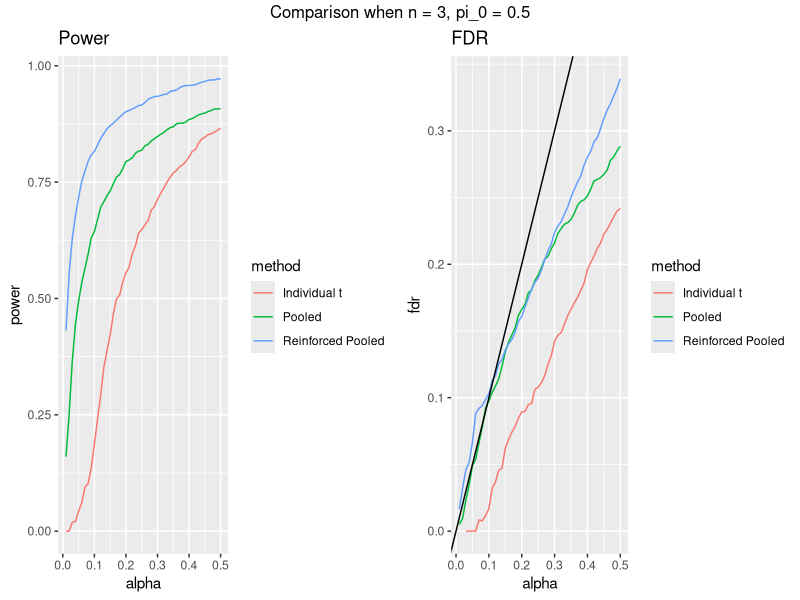
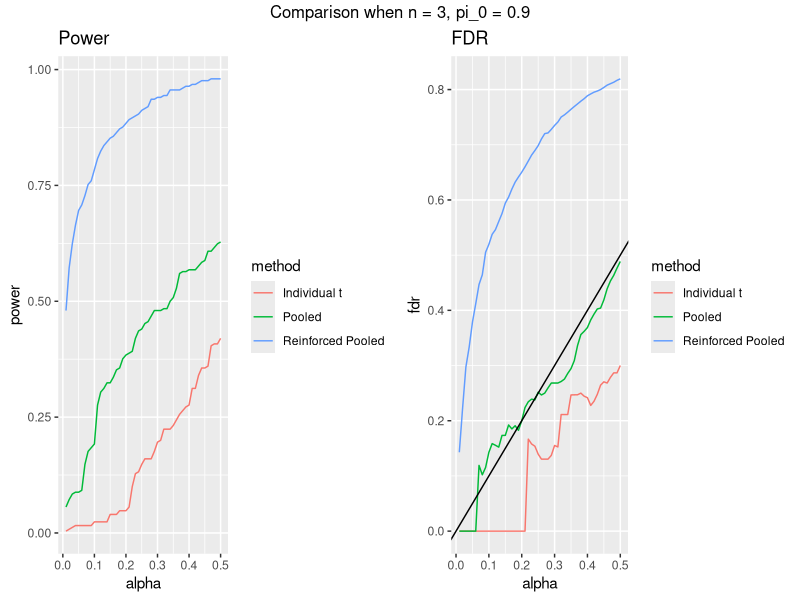
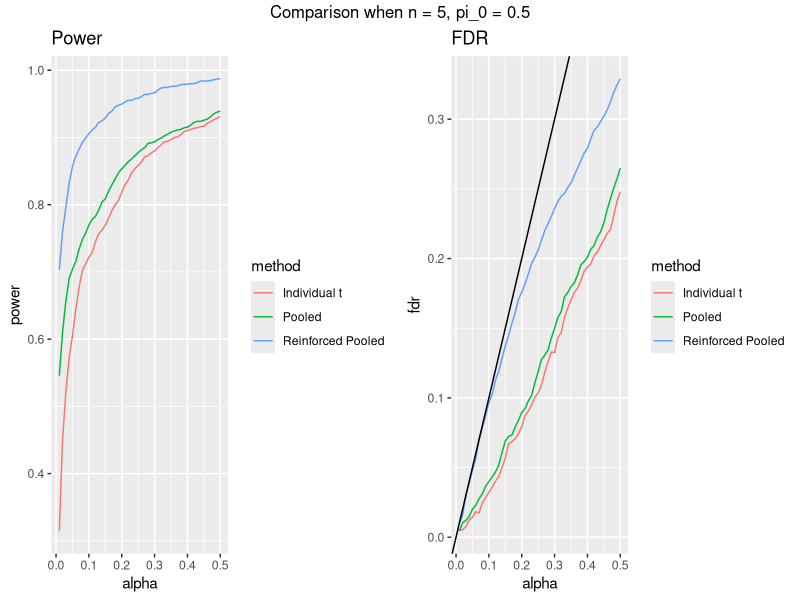
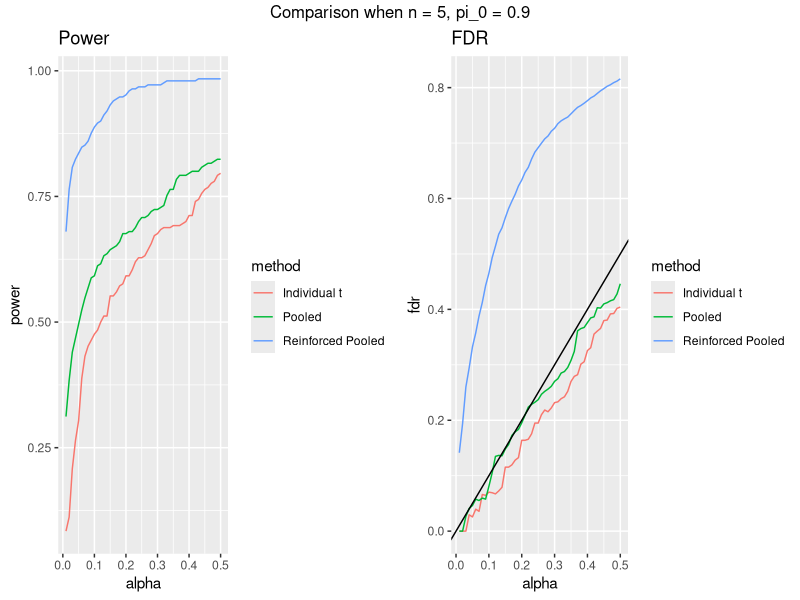
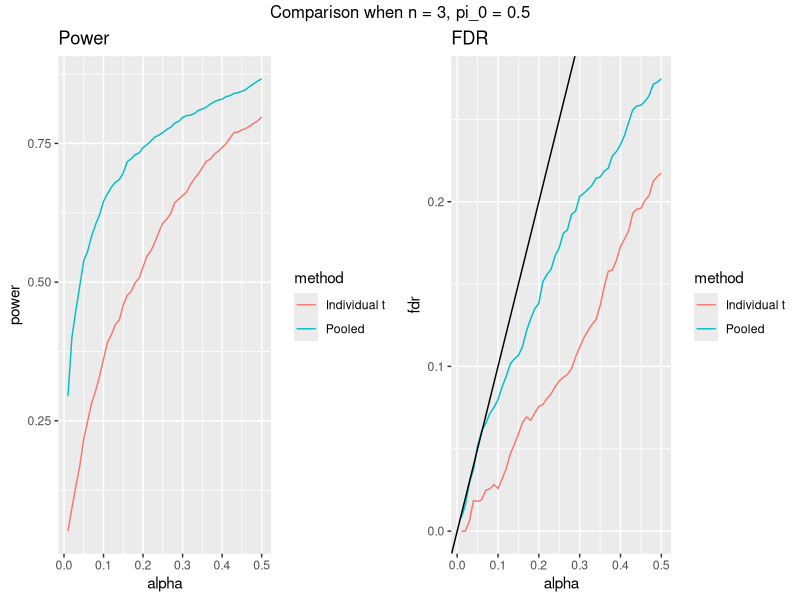
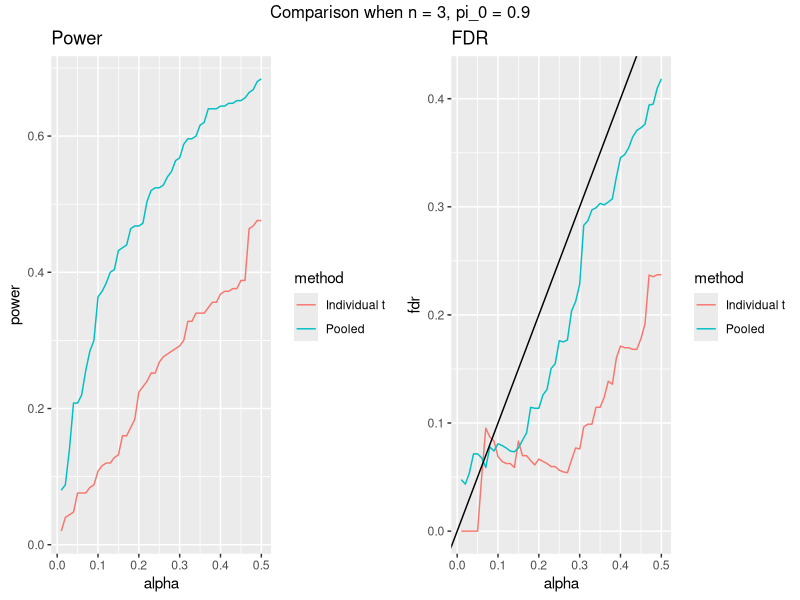
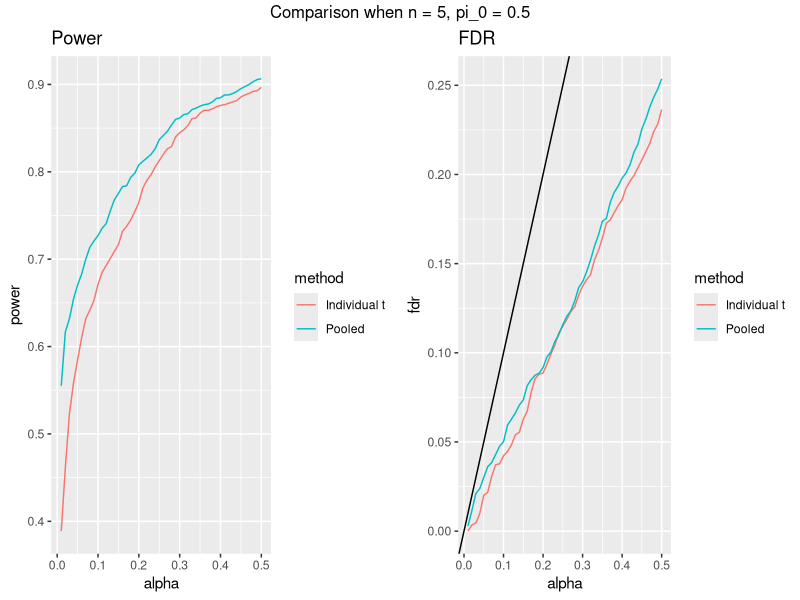

Write the R code that produced these figures, in order. (Note: a time limit stopped this script after it produced the figures.)
## ---- chunk 1
knitr::opts_chunk$set(echo = TRUE)
library(ggplot2)
library(gridExtra)
## ---- chunk 2
# Total number of tests
m <- 2500
# number of samples in each group
n_vec <- c(3, 5)
# Proportion of null
pi_0_vec <- c(0.5, 0.9)

for (n in n_vec) {
  for (pi_0 in pi_0_vec) {
    #----------Simulation setup----------#
    # Index of true null
    true_null_idx <- 1:(m*pi_0)
    non_null_idx <- (1:m)[-true_null_idx]
    
    # Mean of each test in control group and treatment group
    mu_control <- numeric(m)
    mu_treat <- numeric(m)
    
    mu_treat[true_null_idx] <- mu_control[true_null_idx]
    mu_treat[non_null_idx] <- runif(length(non_null_idx), 1, 4)
    
    # Standard deviation of each test in both groups
    sigma_control <- rep(1, m)
    sigma_treat <- sigma_control
    sigma_treat[non_null_idx] <- rexp(length(non_null_idx), rate = 1)
    
    # Generate data
    control <- replicate(n, rnorm(m, mu_control, sigma_control))
    treat <- replicate(n, rnorm(m, mu_treat, sigma_treat))
    
    dat <- cbind(control, treat)
    
    #----------Conduct multiple testing----------#
    perms <- combn(2*n, n)
    perms <- perms[, 1:(ncol(perms)/2)]
    stat <- matrix(0, nrow = m, ncol = ncol(perms))
    
    for (i in 1:ncol(perms)) {
      perm <- perms[, i]
      control <- dat[, perm]
      treat <- dat[, -perm]
      
      stat[, i] <- unlist(lapply(1:nrow(treat),
                                 FUN = function(x, treat, control)
                                   t.test(treat[x, ], control[x, ])$statistic,
                                 treat = treat,
                                 control = control))
    }
    
    alpha <- seq(0.01, 0.5, by = 0.01)
    #------------------Individual t-test------------------#
    p_val_t <- apply(dat, 
                     1, 
                     FUN = function(x)
                       t.test(x[1:n], x[n + (1:n)])$p.value)
    q_val_t <- p.adjust(p_val_t, method = "BH")
    power_t <- unlist(lapply(alpha, 
                            FUN = function(x, q_val, non_null_idx)
                              sum(which(q_val <= x) %in% non_null_idx)/length(non_null_idx),
                            q_val = q_val_t,
                            non_null_idx = non_null_idx))
    fdr_t <- unlist(lapply(alpha, 
                            FUN = function(x, q_val, non_null_idx)
                              sum(!(which(q_val <= x) %in% non_null_idx))/sum(q_val <= x),
                            q_val = q_val_t,
                            non_null_idx = non_null_idx))
    
    #------------------Pooled permutation test------------------#
    ref_cdf <- ecdf(abs(as.vector(stat[, 2:ncol(stat)])))
    p_val_pool <- 1 - ref_cdf(abs(stat[, 1]))
    q_val_pool <- p.adjust(p_val_pool, method = "BH")
    # pi_0_hat <- sum(p_val_pool > 0.5)/m/(0.5)
    # q_val_pool_storey <- unlist(lapply(p_val_pool,
    #                                    FUN = function(x, pi_0, p_val)
    #                                      m*pi_0*x/max(sum(p_val <= x), 1),
    #                                    pi_0 = pi_0_hat,
    #                                    p_val = p_val_pool))
    
    power_pool <- unlist(lapply(alpha, 
                        FUN = function(x, q_val, non_null_idx)
                          sum(which(q_val <= x) %in% non_null_idx)/length(non_null_idx),
                        q_val = q_val_pool,
                        non_null_idx = non_null_idx))
    fdr_pool <- unlist(lapply(alpha, 
                          FUN = function(x, q_val, non_null_idx)
                            sum(!(which(q_val <= x) %in% non_null_idx))/sum(q_val <= x),
                          q_val = q_val_pool,
                          non_null_idx = non_null_idx))
    
    detected_idx <- which(q_val_pool < 1- pi_0)
    reinf_ref_cdf <- ecdf(as.vector(stat[-detected_idx, 2:ncol(stat)]))
    p_val_pool_reinf <- 1 - reinf_ref_cdf(stat[, 1])
    #q_val_pool_reinf <- p.adjust(p_val_pool_reinf, method = "BH")
    
    power_pool_reinf <- unlist(lapply(alpha, 
                        FUN = function(x, q_val, non_null_idx)
                          sum(which(q_val <= x) %in% non_null_idx)/length(non_null_idx),
                        q_val = p_val_pool_reinf,
                        non_null_idx = non_null_idx))
    
    fdr_pool_reinf <- unlist(lapply(alpha, 
                          FUN = function(x, q_val, non_null_idx)
                            sum(!(which(q_val <= x) %in% non_null_idx))/sum(q_val <= x),
                          q_val = p_val_pool_reinf,
                          non_null_idx = non_null_idx))
    
    # power_pool_storey <- unlist(lapply(alpha, 
    #                               FUN = function(x, q_val, non_null_idx)
    #                                 sum(which(q_val <= x) %in% non_null_idx)/length(non_null_idx),
    #                               q_val = q_val_pool_storey,
    #                               non_null_idx = non_null_idx))
    # fdr_pool_storey <- unlist(lapply(alpha, 
    #                             FUN = function(x, q_val, non_null_idx)
    #                               sum(!(which(q_val <= x) %in% non_null_idx))/sum(q_val <= x),
    #                             q_val = q_val_pool_storey,
    #                             non_null_idx = non_null_idx))
    
    #----------Plot----------#
    dat_plot <- cbind.data.frame(c(power_pool, power_pool_reinf, power_t),
                                 c(fdr_pool, fdr_pool_reinf, fdr_t),
                                 c(alpha, alpha, alpha),
                                 c(rep("Pooled", length(alpha)), rep("Reinforced Pooled", length(alpha)), rep("Individual t", length(alpha))))
    colnames(dat_plot) <- c("power", "fdr", "alpha", "method")
    power_plot <- ggplot(data = dat_plot) + geom_line(aes(x = alpha, y = power, color = method)) + ggtitle("Power")
    fdr_plot <- ggplot(data = dat_plot) + geom_line(aes(x = alpha, y = fdr, color = method)) + geom_abline(slope = 1, intercept = 0) + ggtitle("FDR")
    grid.arrange(power_plot, fdr_plot, nrow = 1, top = paste0("Comparison when n = ", n, ", pi_0 = ", pi_0))
    print(paste0("The step for n = ", n, ", pi_0 = ", pi_0, " has completed!"))
  }
}


## ---- chunk 3
# Total number of tests
m <- 2500
# number of samples in each group
n_vec <- c(3, 5)
# Proportion of null
pi_0_vec <- c(0.5, 0.9)

for (n in n_vec) {
  for (pi_0 in pi_0_vec) {
    #----------Simulation setup----------#
    # Index of true null
    true_null_idx <- 1:(m*pi_0)
    non_null_idx <- (1:m)[-true_null_idx]
    
    # Mean of each test in control group and treatment group
    mu_control <- numeric(m)
    mu_treat <- numeric(m)
    
    mu_control <- rnorm(m, 0, 5)
    mu_treat[true_null_idx] <- mu_control[true_null_idx]
    mu_treat[non_null_idx] <- (abs(mu_control[non_null_idx]) + runif(length(non_null_idx), 1, 4))*sign(mu_control[non_null_idx])
    
    # Standard deviation of each test in both groups
    sigma_control <- rexp(m, rate = 1)
    sigma_treat <- sigma_control
    sigma_treat[non_null_idx] <- rexp(length(non_null_idx), rate = 1)
    
    # Generate data
    control <- replicate(n, rnorm(m, mu_control, sigma_control))
    treat <- replicate(n, rnorm(m, mu_treat, sigma_treat))
    
    dat <- cbind(control, treat)
    
    #----------Conduct multiple testing----------#
    perms <- combn(2*n, n)
    perms <- perms[, 1:(ncol(perms)/2)]
    stat <- matrix(0, nrow = nrow(dat), ncol = ncol(perms))
    
    for (i in 1:ncol(perms)) {
      perm <- perms[, i]
      control <- dat[, perm]
      treat <- dat[, -perm]
      
      stat[, i] <- abs(unlist(lapply(1:nrow(treat),
                                 FUN = function(x, treat, control)
                                   t.test(treat[x, ], control[x, ])$statistic,
                                 treat = treat,
                                 control = control)))
    }
    
    alpha <- seq(0.01, 0.5, by = 0.01)
    #------------------Individual t-test------------------#
    p_val_t <- apply(dat, 
                     1, 
                     FUN = function(x)
                       t.test(x[1:n], x[n + (1:n)])$p.value)
    q_val_t <- p.adjust(p_val_t, method = "BH")
    power_t <- unlist(lapply(alpha, 
                            FUN = function(x, q_val, non_null_idx)
                              sum(which(q_val <= x) %in% non_null_idx)/length(non_null_idx),
                            q_val = q_val_t,
                            non_null_idx = non_null_idx))
    fdr_t <- unlist(lapply(alpha, 
                            FUN = function(x, q_val, non_null_idx)
                              sum(!(which(q_val <= x) %in% non_null_idx))/sum(q_val <= x),
                            q_val = q_val_t,
                            non_null_idx = non_null_idx))
    
    #------------------Pooled permutation test------------------#
    ref_cdf <- ecdf(as.vector(stat[, 2:ncol(stat)]))
    p_val_pool <- 1 - ref_cdf(stat[, 1])
    q_val_pool <- p.adjust(p_val_pool, method = "BH")
    # pi_0_hat <- sum(p_val_pool > 0.5)/m/(0.5)
    # q_val_pool_storey <- unlist(lapply(p_val_pool,
    #                                    FUN = function(x, pi_0, p_val)
    #                                      m*pi_0*x/max(sum(p_val <= x), 1),
    #                                    pi_0 = pi_0_hat,
    #                                    p_val = p_val_pool))
    
    power_pool <- unlist(lapply(alpha, 
                        FUN = function(x, q_val, non_null_idx)
                          sum(which(q_val <= x) %in% non_null_idx)/length(non_null_idx),
                        q_val = q_val_pool,
                        non_null_idx = non_null_idx))
    fdr_pool <- unlist(lapply(alpha, 
                          FUN = function(x, q_val, non_null_idx)
                            sum(!(which(q_val <= x) %in% non_null_idx))/sum(q_val <= x),
                          q_val = q_val_pool,
                          non_null_idx = non_null_idx))
    
    # power_pool_storey <- unlist(lapply(alpha, 
    #                               FUN = function(x, q_val, non_null_idx)
    #                                 sum(which(q_val <= x) %in% non_null_idx)/length(non_null_idx),
    #                               q_val = q_val_pool_storey,
    #                               non_null_idx = non_null_idx))
    # fdr_pool_storey <- unlist(lapply(alpha, 
    #                             FUN = function(x, q_val, non_null_idx)
    #                               sum(!(which(q_val <= x) %in% non_null_idx))/sum(q_val <= x),
    #                             q_val = q_val_pool_storey,
    #                             non_null_idx = non_null_idx))
    
    #----------Plot----------#
    dat_plot <- cbind.data.frame(c(power_pool, power_t),
                                 c(fdr_pool, fdr_t),
                                 c(alpha, alpha),
                                 c(rep("Pooled", length(alpha)), rep("Individual t", length(alpha))))
    colnames(dat_plot) <- c("power", "fdr", "alpha", "method")
    power_plot <- ggplot(data = dat_plot) + geom_line(aes(x = alpha, y = power, color = method)) + ggtitle("Power")
    fdr_plot <- ggplot(data = dat_plot) + geom_line(aes(x = alpha, y = fdr, color = method)) + geom_abline(slope = 1, intercept = 0) + ggtitle("FDR")
    grid.arrange(power_plot, fdr_plot, nrow = 1, top = paste0("Comparison when n = ", n, ", pi_0 = ", pi_0))
    print(paste0("The step for n = ", n, ", pi_0 = ", pi_0, " has completed!"))
  }
}


## ---- chunk 4
# Total number of tests
m <- 2500
# number of samples in each group
n_vec <- c(3, 5)
# Proportion of null
pi_0_vec <- c(0.5, 0.9)

for (n in n_vec) {
  for (pi_0 in pi_0_vec) {
    #----------Simulation setup----------#
    # Index of true null
    true_null_idx <- 1:(m*pi_0)
    non_null_idx <- (1:m)[-true_null_idx]
    
    # Mean of each test in control group and treatment group
    loc_control <- numeric(m)
    loc_treat <- numeric(m)
    
    loc_treat[true_null_idx] <- loc_control[true_null_idx]
    loc_treat[non_null_idx] <- runif(length(non_null_idx), -4, 4)
    
    # Standard deviation of each test in both groups
    #scale_control <- rep(1, m)
    scale_control <- rexp(m, rate = 1)
    scale_treat <- scale_control
    scale_treat[non_null_idx] <- rexp(length(non_null_idx), rate = 1)
    
    # Generate data
    control <- replicate(n, rcauchy(m, loc_control, scale_control))
    treat <- replicate(n, rnorm(m, loc_treat, scale_treat))
    
    dat <- cbind(control, treat)
    
    #----------Conduct multiple testing----------#
    perms <- combn(2*n, n)
    perms <- perms[, 1:(ncol(perms)/2)]
    stat <- matrix(0, nrow = m, ncol = ncol(perms))
    
    for (i in 1:ncol(perms)) {
      perm <- perms[, i]
      control <- dat[, perm]
      treat <- dat[, -perm]
      
      stat[, i] <- abs(unlist(lapply(1:nrow(treat),
                                 FUN = function(x, treat, control)
                                   t.test(treat[x, ], control[x, ])$statistic,
                                 treat = treat,
                                 control = control)))
    }
    
    alpha <- seq(0.01, 0.5, by = 0.01)
    #------------------Individual t-test------------------#
    p_val_t <- apply(dat, 
                     1, 
                     FUN = function(x)
                       t.test(x[1:n], x[n + (1:n)])$p.value)
    q_val_t <- p.adjust(p_val_t, method = "BH")
    power_t <- unlist(lapply(alpha, 
                            FUN = function(x, q_val, non_null_idx)
                              sum(which(q_val <= x) %in% non_null_idx)/length(non_null_idx),
                            q_val = q_val_t,
                            non_null_idx = non_null_idx))
    fdr_t <- unlist(lapply(alpha, 
                            FUN = function(x, q_val, non_null_idx)
                              sum(!(which(q_val <= x) %in% non_null_idx))/sum(q_val <= x),
                            q_val = q_val_t,
                            non_null_idx = non_null_idx))
    
    #------------------Pooled permutation test------------------#
    ref_cdf <- ecdf(as.vector(stat[, 2:ncol(stat)]))
    p_val_pool <- 1 - ref_cdf(stat[, 1])
    q_val_pool <- p.adjust(p_val_pool, method = "BH")
    # pi_0_hat <- sum(p_val_pool > 0.5)/m/(0.5)
    # q_val_pool_storey <- unlist(lapply(p_val_pool,
    #                                    FUN = function(x, pi_0, p_val)
    #                                      m*pi_0*x/max(sum(p_val <= x), 1),
    #                                    pi_0 = pi_0_hat,
    #                                    p_val = p_val_pool))
    
    power_pool <- unlist(lapply(alpha, 
                        FUN = function(x, q_val, non_null_idx)
                          sum(which(q_val <= x) %in% non_null_idx)/length(non_null_idx),
                        q_val = q_val_pool,
                        non_null_idx = non_null_idx))
    fdr_pool <- unlist(lapply(alpha, 
                          FUN = function(x, q_val, non_null_idx)
                            sum(!(which(q_val <= x) %in% non_null_idx))/sum(q_val <= x),
                          q_val = q_val_pool,
                          non_null_idx = non_null_idx))
    
    # power_pool_storey <- unlist(lapply(alpha, 
    #                               FUN = function(x, q_val, non_null_idx)
    #                                 sum(which(q_val <= x) %in% non_null_idx)/length(non_null_idx),
    #                               q_val = q_val_pool_storey,
    #                               non_null_idx = non_null_idx))
    # fdr_pool_storey <- unlist(lapply(alpha, 
    #                             FUN = function(x, q_val, non_null_idx)
    #                               sum(!(which(q_val <= x) %in% non_null_idx))/sum(q_val <= x),
    #                             q_val = q_val_pool_storey,
    #                             non_null_idx = non_null_idx))
    
    #----------Plot----------#
    dat_plot <- cbind.data.frame(c(power_pool, power_t),
                                 c(fdr_pool, fdr_t),
                                 c(alpha, alpha),
                                 c(rep("Pooled", length(alpha)), rep("Individual t", length(alpha))))
    colnames(dat_plot) <- c("power", "fdr", "alpha", "method")
    power_plot <- ggplot(data = dat_plot) + geom_line(aes(x = alpha, y = power, color = method)) + ggtitle("Power")
    fdr_plot <- ggplot(data = dat_plot) + geom_line(aes(x = alpha, y = fdr, color = method)) + geom_abline(slope = 1, intercept = 0) + ggtitle("FDR")
    grid.arrange(power_plot, fdr_plot, nrow = 1, top = paste0("Comparison when n = ", n, ", pi_0 = ", pi_0))
    print(paste0("The step for n = ", n, ", pi_0 = ", pi_0, " has completed!"))
  }
}


## ---- chunk 5
# Total number of tests
m <- 2500
# Poisson mean
mu_pois <- 25
# number of samples in each group
n_vec <- c(3, 5)
# Proportion of null
pi_0_vec <- c(0.5, 0.9)

for (n in n_vec) {
  for (pi_0 in pi_0_vec) {
    #----------Simulation setup----------#
    # Index of true null
    true_null_idx <- 1:(m*pi_0)
    non_null_idx <- (1:m)[-true_null_idx]
    
    # Binomial mean
    p_1 <- rep(0, m)
    p_2 <- rep(0, m)
    
    p_1[true_null_idx] <- runif(length(true_null_idx))
    p_2[true_null_idx] <- p_1[true_null_idx]
    p_1[non_null_idx] <- runif(length(non_null_idx), 0, 0.5)
    p_2[non_null_idx] <- p_1[non_null_idx] + runif(length(non_null_idx), 0.2, 0.5)
    
    # Number of trials
    n_trial_1 <- replicate(n, rpois(m, mu_pois))
    n_trial_2 <- replicate(n, rpois(m, mu_pois))
    n_trial <- cbind(n_trial_1, n_trial_2)
    
    # Binomial draws
    bin_1 <- apply(n_trial_1, 2, FUN = function(x, m, p) rbinom(m, x, p), m = m, p = p_1)
    bin_2 <- apply(n_trial_2, 2, FUN = function(x, m, p) rbinom(m, x, p), m = m, p = p_2)
    binom <- cbind(bin_1, bin_2)

    
    #----------Conduct multiple testing----------#
    perms <- combn(2*n, n)
    perms <- perms[, 1:(ncol(perms)/2)]
    stat <- matrix(0, nrow = nrow(dat), ncol = ncol(perms))
    
    for (i in 1:ncol(perms)) {
      perm <- perms[, i]
      control_binom <- apply(binom[, perm], 1, sum)
      treat_binom <- apply(binom[, -perm], 1, sum)
      control_n_trial <- apply(n_trial[, perm], 1, sum)
      treat_n_trial <- apply(n_trial[, -perm], 1, sum)
      
      stat[, i] <- unlist(lapply(1:m,
                                 FUN = function(x, c_binom, t_binom, c_trial, t_trial)
                                   fisher.test(matrix(c(c_binom[x], c_trial[x] - c_binom[x], t_binom[x], t_trial[x] - t_binom[x]),
                                                      nrow = 2))$p.value,
                                 c_binom = control_binom,
                                 t_binom = treat_binom,
                                 c_trial = control_n_trial,
                                 t_trial = treat_n_trial))
    }
    
    alpha <- seq(0.01, 0.5, by = 0.01)

    #------------------Individual FET------------------#
    p_val_fet <- stat[, 1]
    q_val_fet <- p.adjust(p_val_fet, method = "BH")
    
    power_fet <- unlist(lapply(alpha, 
                              FUN = function(x, q_val, non_null_idx)
                                sum(which(q_val <= x) %in% non_null_idx)/length(non_null_idx),
                              q_val = q_val_fet,
                              non_null_idx = non_null_idx))
    fdr_fet <- unlist(lapply(alpha, 
                            FUN = function(x, q_val, non_null_idx)
                              sum(!(which(q_val <= x) %in% non_null_idx))/sum(q_val <= x),
                            q_val = q_val_fet,
                            non_null_idx = non_null_idx))

    #------------------Pooled permutation test------------------#
    ref_cdf <- ecdf(as.vector(stat[, 2:ncol(stat)]))
    p_val_pool <- ref_cdf(stat[, 1])
    q_val_pool <- p.adjust(p_val_pool, method = "BH")
    
    power_pool <- unlist(lapply(alpha, 
                                FUN = function(x, q_val, non_null_idx)
                                  sum(which(q_val <= x) %in% non_null_idx)/length(non_null_idx),
                                q_val = q_val_pool,
                                non_null_idx = non_null_idx))
    fdr_pool <- unlist(lapply(alpha, 
                              FUN = function(x, q_val, non_null_idx)
                                sum(!(which(q_val <= x) %in% non_null_idx))/sum(q_val <= x),
                              q_val = q_val_pool,
                              non_null_idx = non_null_idx))  
    
    #----------Plot----------#
    dat_plot <- cbind.data.frame(c(power_pool, power_fet),
                                 c(fdr_pool, fdr_fet),
                                 c(alpha, alpha),
                                 c(rep("Pooled", length(alpha)), rep("Individual t", length(alpha))))
    colnames(dat_plot) <- c("power", "fdr", "alpha", "method")
    power_plot <- ggplot(data = dat_plot) + geom_line(aes(x = alpha, y = power, color = method)) + ggtitle("Power")
    fdr_plot <- ggplot(data = dat_plot) + geom_line(aes(x = alpha, y = fdr, color = method)) + geom_abline(slope = 1, intercept = 0) + ggtitle("FDR")
    grid.arrange(power_plot, fdr_plot, nrow = 1, top = paste0("Comparison when n = ", n, ", pi_0 = ", pi_0))
    print(paste0("The step for n = ", n, ", pi_0 = ", pi_0, " has completed!"))
  }
}
